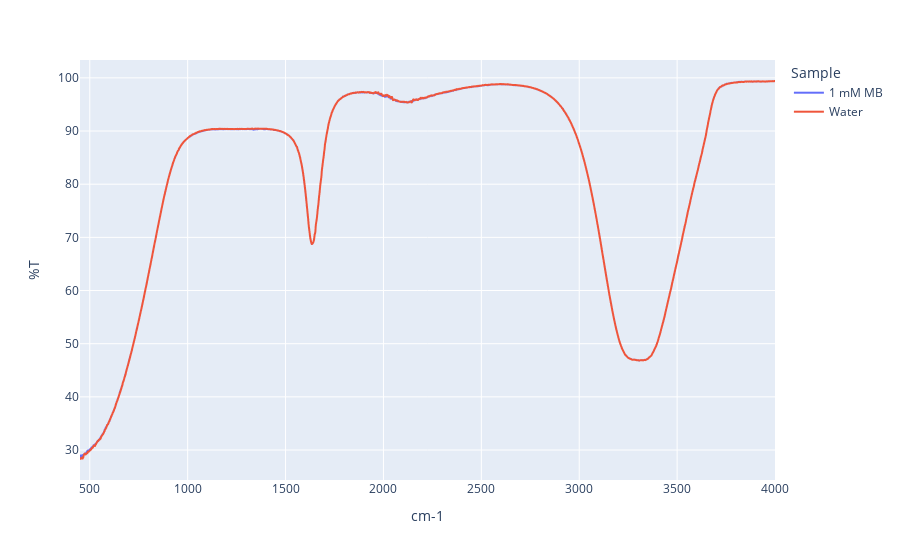

The code cell stored with this chart in its notebook:
### Code cell
px.line(df_all, x='cm-1', y='%T', color='Sample')

### Figure 1 — Plotly figure (JSON) as saved in the notebook; plotly's stock layout.template omitted (floating-point values rounded to 4 significant figures; data arrays with more than 128 entries replaced by an {"elided": "..."} marker saying what was removed)
{"data": [{"hovertemplate": "Sample=1 mM MB<br>cm-1=%{x}<br>%T=%{y}<extra></extra>", "legendgroup": "1 mM MB", "line": {"color": "#636efa", "dash": "solid"}, "marker": {"symbol": "circle"}, "mode": "lines", "name": "1 mM MB", "showlegend": true, "type": "scattergl", "x": {"elided": "3551 int values"}, "xaxis": "x", "y": {"elided": "3551 float values"}, "yaxis": "y"}, {"hovertemplate": "Sample=Water<br>cm-1=%{x}<br>%T=%{y}<extra></extra>", "legendgroup": "Water", "line": {"color": "#EF553B", "dash": "solid"}, "marker": {"symbol": "circle"}, "mode": "lines", "name": "Water", "showlegend": true, "type": "scattergl", "x": {"elided": "3551 int values"}, "xaxis": "x", "y": {"elided": "3551 float values"}, "yaxis": "y"}], "layout": {"legend": {"title": {"text": "Sample"}, "tracegroupgap": 0}, "margin": {"t": 60}, "xaxis": {"anchor": "y", "domain": [0, 1], "title": {"text": "cm-1"}}, "yaxis": {"anchor": "x", "domain": [0, 1], "title": {"text": "%T"}}}}
